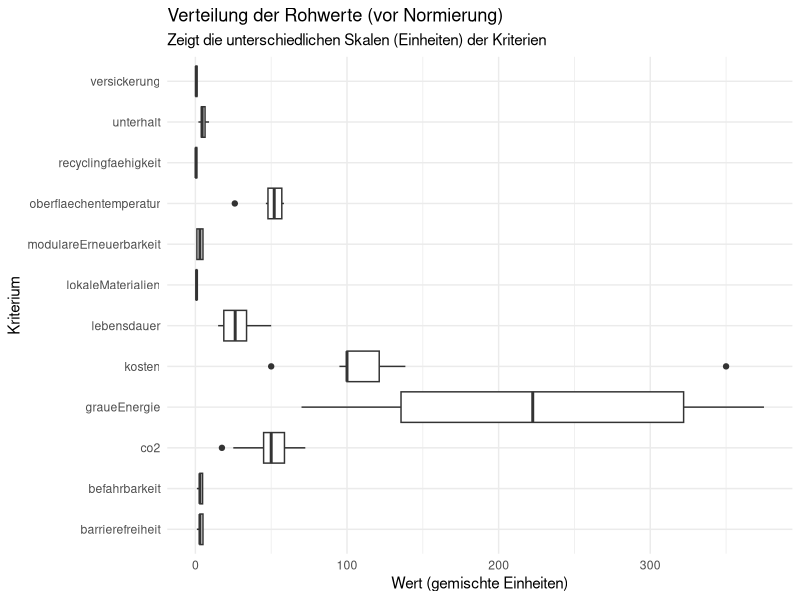
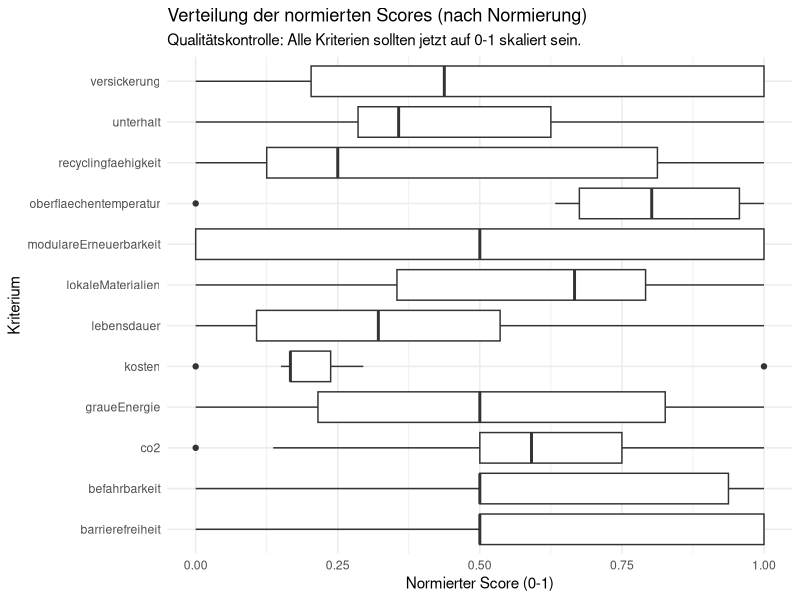
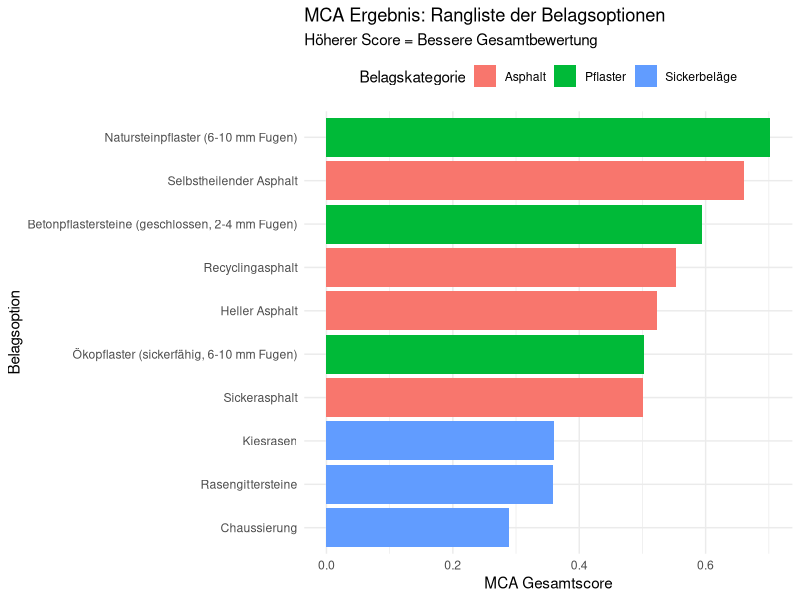
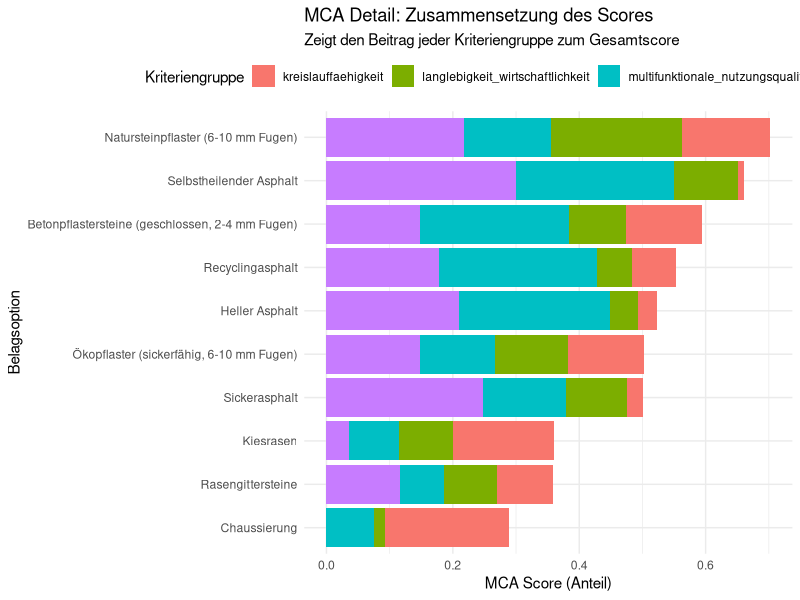
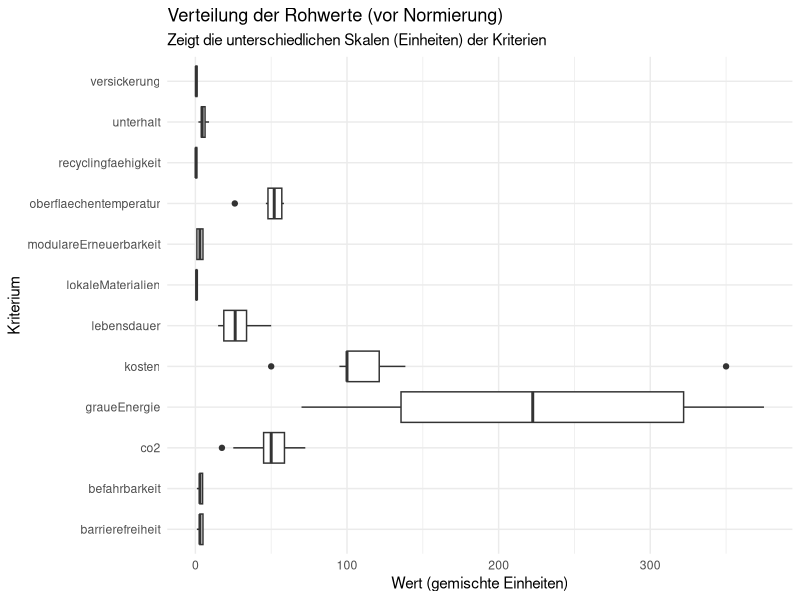
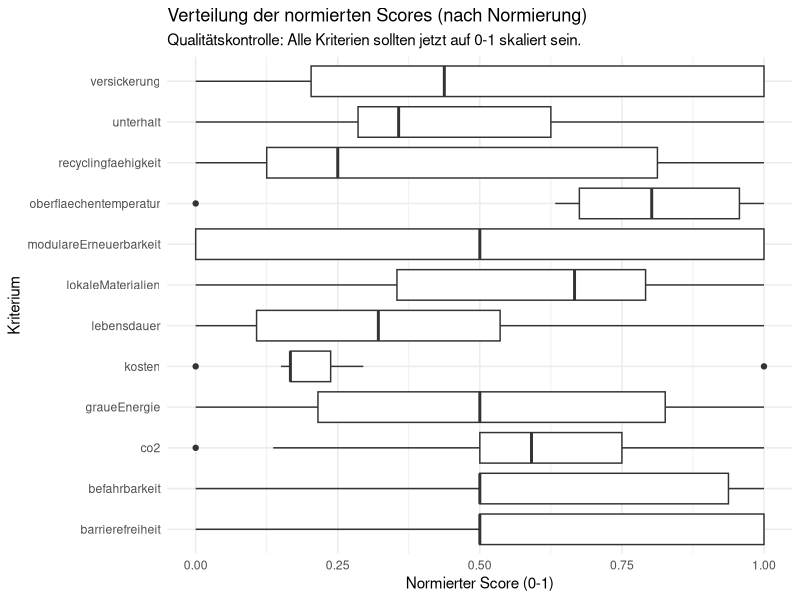
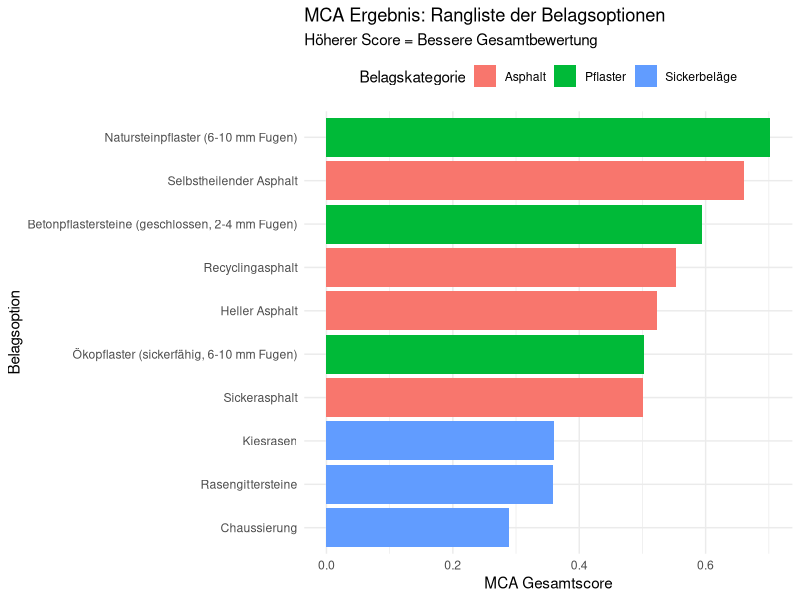
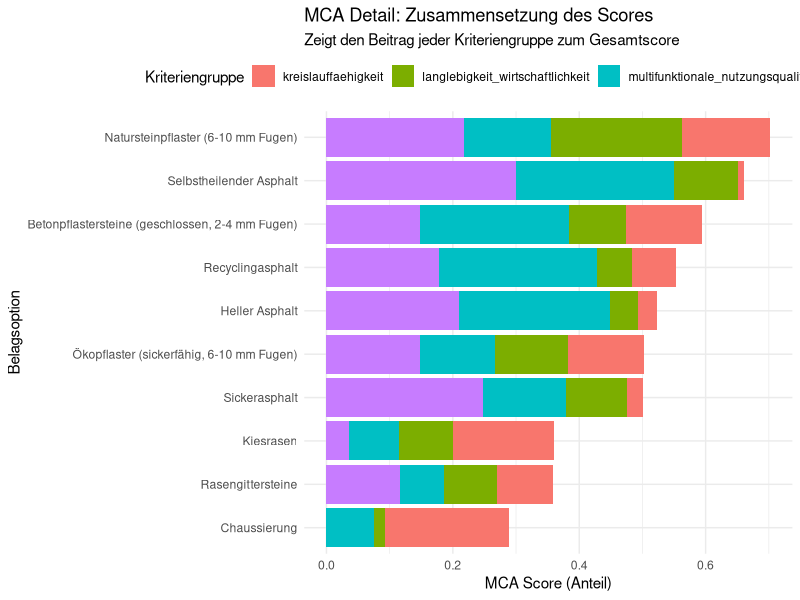

R code for these plots, in order:
## ---- chunk 1

library(tidyverse)
library(readr)
library(ggplot2)
library(forcats)

## ---- chunk 2

# Masterarbeit: MCA-Pipeline Beläge (Validation Run)
# Ziel: MCA-Berechnung, Join der Daten mit Gewichten und Wide-to-Long-Transformation.

# --- 1. DATEN-IMPORT ---
# Ziel: Sauberes Einlesen der CSV-Dateien.


# Liest die Rohdaten ein.
# Wir nutzen read_delim, da die Spalten mit Semikolon (;) getrennt sind
# und Dezimalzahlen Punkte (.) verwenden (Standardeinstellung).
df_belaege_raw <- read_delim(
  "Belaege_normiert.csv",
  delim = ";"
)

# Liest die Gewichtungen ein (gleiches Format).
df_weights_raw <- read_delim(
  "Belaege_Gewichtung.csv",
  delim = ";"
)
## ---- chunk 3
# --- 2. DATENHARMONISIERUNG ---
# Ziel: Daten für den Join und die MCA vorbereiten.

# A. Bereinigung der Rohdaten (Belaege_normiert.csv)
# Wählt die Identifikations-Spalten (ID) zuerst aus
# und nimmt alle restlichen Spalten (everything()) danach.
df_belaege <- df_belaege_raw %>%
  select(Belagskategorie, Option_ID, everything()) 

# B. Bereinigung der Gewichtungen (Belaege_Gewichtung.csv)
df_weights <- df_weights_raw %>%
  # Benennt die Spalten um, damit sie im nächsten Schritt
  # einfach gejoined (R_Spaltenname) und berechnet (Gewicht) werden können.
  rename(
    R_Spaltenname = criterion_id,
    Gewicht = total_weight
  ) %>%
  # Wählt nur die Spalten aus, die wir für die MCA brauchen.
  select(R_Spaltenname, Gewicht, group_id)
## ---- chunk 4

# --- 3. WIDE-TO-LONG-TRANSFORMATION und JOIN ---

# 3.1 Wide-to-Long: Transformation der Rohdaten
# Ziel: Die Kriterien-Spalten (z.B. lebensdauer, kosten) in Zeilen umwandeln,
# damit wir sie mit der Gewichtungstabelle verknüpfen können.
df_belaege_long <- df_belaege %>%
  pivot_longer(
    # Wählt alle Spalten von 'lebensdauer' bis 'barrierefreiheit' aus.
    cols = c(lebensdauer:barrierefreiheit), 
    # Die Spaltennamen (z.B. "lebensdauer") kommen in die neue Spalte "R_Spaltenname".
    names_to = "R_Spaltenname", 
    # Die Werte (z.B. 22.5) kommen in die neue Spalte "Wert".
    values_to = "Wert"
  )

# 3.2 JOIN: Verknüpfung der Long-Tabelle mit der Gewichtungstabelle
# Ziel: Jede Kriteriums-Zeile (z.B. "lebensdauer") mit ihrem 
# entsprechenden Gewicht (z.B. 0.1) anreichern.
df_belaege_joined <- df_belaege_long %>%
  # Verknüpft die 'df_belaege_long' (linke Tabelle) mit 'df_weights' (rechte Tabelle).
  # Die Verknüpfung ("der Schlüssel") ist die Spalte "R_Spaltenname",
  # die jetzt in beiden Tabellen identisch heisst.
  left_join(df_weights, by = "R_Spaltenname")


## ---- chunk 5

# --- 3.5 VISUALISIERUNG: Rohwerte prüfen ---
# Ziel: Die Verteilung der Rohwerte pro Kriterium ansehen.
# Dies zeigt, warum eine Normierung (Block 4) zwingend notwendig ist,
# da die Skalen (Jahre, CHF, kg) völlig unterschiedlich sind.

library(ggplot2)

# Boxplot der Rohwerte
plot_rohwerte <- ggplot(df_belaege_joined, aes(x = R_Spaltenname, y = Wert)) +
  geom_boxplot() +
  # coord_flip() dreht die Achsen, damit die Namen lesbar sind
  coord_flip() +
  labs(
    title = "Verteilung der Rohwerte (vor Normierung)",
    subtitle = "Zeigt die unterschiedlichen Skalen (Einheiten) der Kriterien",
    x = "Kriterium",
    y = "Wert (gemischte Einheiten)"
  ) +
  theme_minimal()

print(plot_rohwerte)
ggsave("check_01_rohwerte_verteilung.png", plot = plot_rohwerte, width = 10, height = 7)

# --- 4.5VISUALISIERUNG: Normierte Scores prüfen ---
# Ziel: Überprüfen, ob die Min-Max-Skalierung (Block 4.2) funktioniert hat.


## ---- chunk 6

# --- 4. NORMALIZE (Value Scaling) ---
# WICHTIG: Wir MÜSSEN die 'Wert'-Spalte (Jahre, CHF, etc.) auf eine 
# einheitliche Skala (z.B. 0-1) bringen. Das ist die eigentliche Normierung 
# der MCA.

# 4.1 Definieren, welche Kriterien 'schlechter' sind, wenn sie 'höher' sind
# z.B. Kosten, CO2, Unterhalt...
# BITTE PRÜFE DIESE LISTE!
kriterien_lower_is_better <- c(
  "Kosten_Initial_CHF", 
  "Unterhalt_CHF_a", 
  "CO2_Aeq_kg", 
  "Graue_Energie_kwh",
  "Albedo_Score" # Annahme: Hohe Temp (hoher Score) ist schlecht?
)

# 4.2 Min-Max-Skalierung (Normierung)
# Wir gruppieren nach Kriterium, finden Min/Max und skalieren dann.
df_belaege_normalized <- df_belaege_joined %>%
  # Stellt sicher, dass NAs für die Berechnung ignoriert werden
  filter(!is.na(Wert)) %>% 
  group_by(R_Spaltenname) %>%
  # 1. Min und Max für jedes Kriterium finden
  mutate(
    Min_Wert = min(Wert, na.rm = TRUE),
    Max_Wert = max(Wert, na.rm = TRUE)
  ) %>%
  ungroup() %>%
  # 2. Skalieren auf 0-1
  mutate(
    # Sonderfall: Wenn Min und Max gleich sind (nur ein Wert), setze Score auf 1
    Score_Normiert = case_when(
      (Max_Wert - Min_Wert) == 0 ~ 1,
      
      # Normale Skalierung (higher is better)
      !(R_Spaltenname %in% kriterien_lower_is_better) ~ (Wert - Min_Wert) / (Max_Wert - Min_Wert),
      
      # Invertierte Skalierung (lower is better)
      R_Spaltenname %in% kriterien_lower_is_better ~ 1 - ((Wert - Min_Wert) / (Max_Wert - Min_Wert))
    )
  )






## ---- chunk 7
# Boxplot der normierten Scores
plot_normiert <- ggplot(df_belaege_normalized, aes(x = R_Spaltenname, y = Score_Normiert)) +
  geom_boxplot() +
  coord_flip() +
  # Setzt die Y-Achse fix auf 0 bis 1
  scale_y_continuous(limits = c(0, 1)) +
  labs(
    title = "Verteilung der normierten Scores (nach Normierung)",
    subtitle = "Qualitätskontrolle: Alle Kriterien sollten jetzt auf 0-1 skaliert sein.",
    x = "Kriterium",
    y = "Normierter Score (0-1)"
  ) +
  theme_minimal()

print(plot_normiert)
ggsave("check_02_normierte_scores.png", plot = plot_normiert, width = 10, height = 7)
## ---- chunk 8

# --- 5. MCA-BERECHNUNG ---

# 5.1 Berechnung des gewichteten Scores (Normierter Score * Gewicht)
df_mca_calculated <- df_belaege_normalized %>%
  mutate(
    MCA_Score_Kriterium = Score_Normiert * Gewicht
  )

# 5.2 Aggregation: Aufsummieren der gewichteten Scores pro Option
df_mca_total <- df_mca_calculated %>%
  group_by(Belagskategorie, Option_ID) %>%
  summarise(
    # Wichtig: na.rm = TRUE, falls einige Kriterien/Gewichte NAs hatten
    MCA_Gesamtscore = sum(MCA_Score_Kriterium, na.rm = TRUE)
  ) %>%
  # Sortieren, um die besten Optionen oben zu sehen
  arrange(desc(MCA_Gesamtscore))

# Anzeigen der Ergebnisse
print("--- MCA Gesamtergebnis (sortiert) ---")
print(df_mca_total)

# Optional: Anzeigen der Details
# print("--- Details der Berechnung (Beispiel) ---")
# df_mca_calculated %>% 
#   select(Option_ID, R_Spaltenname, Wert, Score_Normiert, Gewicht, MCA_Score_Kriterium) %>%
#   arrange(Option_ID) %>%
#   print(n = 20)



## ---- chunk 9

# --- 6. VISUALISIERUNG DER ERGEBNISSE ---

# ---
# Plot 1: Gesamtergebnis (Ranking)
# Ein horizontales Balkendiagramm, sortiert nach dem besten Gesamtscore.
# ---

# WICHTIG: fct_reorder() sortiert die Y-Achse (Option_ID) basierend auf dem
# Wert des Gesamtscores. Ohne dies würde ggplot alphabetisch sortieren.
plot_mca_total <- ggplot(df_mca_total, 
       aes(x = MCA_Gesamtscore, 
           y = fct_reorder(Option_ID, MCA_Gesamtscore),
           fill = Belagskategorie)) +
  geom_col() +
  labs(
    title = "MCA Ergebnis: Rangliste der Belagsoptionen",
    subtitle = "Höherer Score = Bessere Gesamtbewertung",
    x = "MCA Gesamtscore",
    y = "Belagsoption",
    fill = "Belagskategorie"
  ) +
  theme_minimal() +
  theme(legend.position = "top")

# Anzeigen (optional) und Speichern
print(plot_mca_total)
ggsave("mca_gesamtergebnis.png", plot = plot_mca_total, width = 10, height = 7)


# ---
# Plot 2: Detail-Zusammensetzung (Gestapeltes Diagramm)
# Zeigt, wie sich der Gesamtscore aus den Kriteriengruppen zusammensetzt.
# ---

# 1. Daten vorbereiten: Scores pro Gruppe aggregieren
df_mca_groups <- df_mca_calculated %>%
  group_by(Belagskategorie, Option_ID, group_id) %>%
  summarise(Gruppen_Score = sum(MCA_Score_Kriterium, na.rm = TRUE)) %>%
  ungroup() %>%
  # Wichtig: Wir holen uns den Gesamtscore wieder dazu,
  # damit wir die Sortierung von Plot 1 übernehmen können.
  left_join(df_mca_total, by = c("Belagskategorie", "Option_ID"))

# 2. Gestapeltes Diagramm plotten
plot_mca_stacked <- ggplot(df_mca_groups, 
       aes(x = Gruppen_Score, 
           y = fct_reorder(Option_ID, MCA_Gesamtscore), 
           fill = group_id)) +
  geom_col(position = "stack") +
  labs(
    title = "MCA Detail: Zusammensetzung des Scores",
    subtitle = "Zeigt den Beitrag jeder Kriteriengruppe zum Gesamtscore",
    x = "MCA Score (Anteil)",
    y = "Belagsoption",
    fill = "Kriteriengruppe"
  ) +
  theme_minimal() +
  theme(legend.position = "top")

# Anzeigen (optional) und Speichern
print(plot_mca_stacked)
ggsave("mca_detail_gruppen.png", plot = plot_mca_stacked, width = 11, height = 7)



